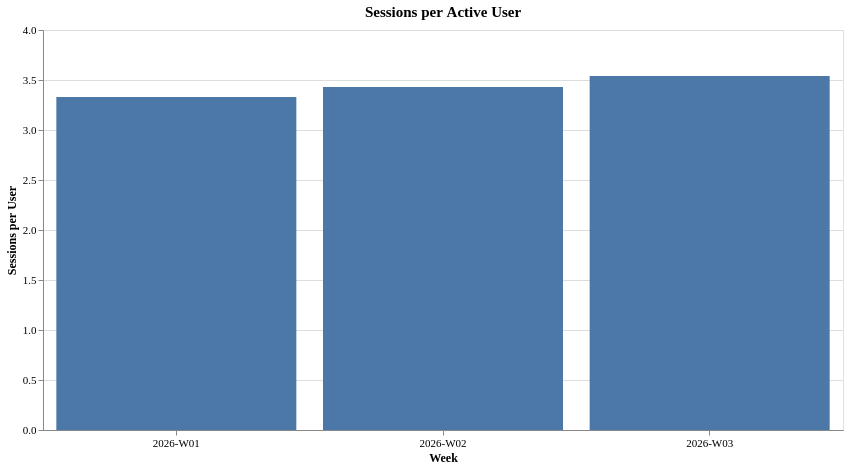

Specify this chart in Vega-Lite:
### Vega-Lite specification from a JSON file in a GitHub repository (floating-point values rounded to 4 significant figures)
{"config": {"view": {"continuousWidth": 300, "continuousHeight": 300, "stroke": "#d9e2ec"}, "axis": {"labelAngle": 0, "labelFontSize": 11, "titleFontSize": 12, "titleFontWeight": 600, "labelFont": "Hanken Grotesk", "titleFont": "Hanken Grotesk"}, "legend": {"labelFontSize": 11, "titleFontSize": 12, "titleFontWeight": 600, "labelFont": "Hanken Grotesk", "titleFont": "Hanken Grotesk"}, "title": {"fontSize": 15, "fontWeight": 600, "subtitleFontSize": 12, "subtitleFontWeight": 400, "font": "Hanken Grotesk", "subtitleFont": "Hanken Grotesk"}}, "data": {"name": "data-820f3d91d8e13c9f3f695ffcf2510230"}, "mark": {"type": "bar"}, "encoding": {"tooltip": [{"field": "week", "type": "nominal"}, {"field": "sessions_per_user", "type": "quantitative"}], "x": {"axis": {"labelAngle": 0}, "field": "week", "title": "Week", "type": "nominal"}, "y": {"field": "sessions_per_user", "title": "Sessions per User", "type": "quantitative"}}, "height": 400, "title": "Sessions per Active User", "width": 800, "$schema": "https://vega.github.io/schema/vega-lite/v6.4.1.json", "datasets": {"data-820f3d91d8e13c9f3f695ffcf2510230": [{"week": "2026-W03", "sessions_per_user": 3.54}, {"week": "2026-W02", "sessions_per_user": 3.43}, {"week": "2026-W01", "sessions_per_user": 3.33}]}}
